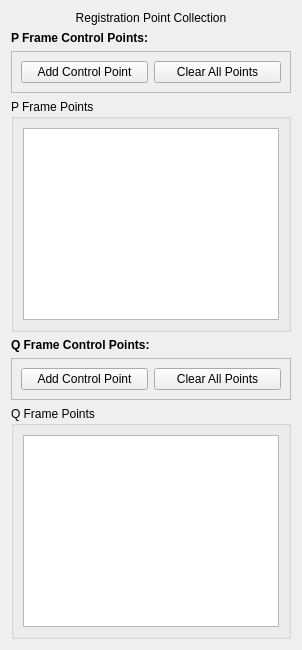
     <widget class="QWidget" name="registrationTab">
      <attribute name="title">
       <string>Registration</string>
      </attribute>
      <layout class="QVBoxLayout" name="verticalLayout_11">
       <item>
        <widget class="QLabel" name="registrationLabel">
         <property name="text">
          <string>Registration Point Collection</string>
         </property>
         <property name="alignment">
          <set>Qt::AlignCenter</set>
         </property>
        </widget>
       </item>
       <item>
        <widget class="QLabel" name="pFrameLabel">
         <property name="text">
          <string>P Frame Control Points:</string>
         </property>
         <property name="alignment">
          <set>Qt::AlignLeft</set>
         </property>
         <property name="font">
          <font>
           <weight>75</weight>
           <bold>true</bold>
          </font>
         </property>
        </widget>
       </item>
       <item>
        <widget class="QFrame" name="pFrameButtonFrame">
         <property name="frameShape">
          <enum>QFrame::StyledPanel</enum>
         </property>
         <property name="frameShadow">
          <enum>QFrame::Raised</enum>
         </property>
         <layout class="QHBoxLayout" name="horizontalLayout_17">
          <item>
           <widget class="QPushButton" name="addControlPointButtonPFrame">
            <property name="text">
             <string>Add Control Point</string>
            </property>
            <property name="toolTip">
             <string>Add the current robot position as a P frame registration control point</string>
            </property>
           </widget>
          </item>
          <item>
           <widget class="QPushButton" name="clearControlPointsButtonPFrame">
            <property name="text">
             <string>Clear All Points</string>
            </property>
            <property name="toolTip">
             <string>Remove all control points from the P frame registration fiducial list</string>
            </property>
           </widget>
          </item>
         </layout>
        </widget>
       </item>
       <item>
        <widget class="QGroupBox" name="pFrameControlPointsGroupBox">
         <property name="title">
          <string>P Frame Points</string>
         </property>
         <layout class="QVBoxLayout" name="verticalLayout_12">
          <item>
           <widget class="QTextEdit" name="pFrameControlPointsListText">
            <property name="readOnly">
             <bool>true</bool>
            </property>
            <property name="font">
             <font>
              <family>Courier</family>
             </font>
            </property>
            <property name="maximumHeight">
             <number>100</number>
            </property>
           </widget>
          </item>
         </layout>
        </widget>
       </item>
       <item>
        <widget class="QLabel" name="qFrameLabel">
         <property name="text">
          <string>Q Frame Control Points:</string>
         </property>
         <property name="alignment">
          <set>Qt::AlignLeft</set>
         </property>
         <property name="font">
          <font>
           <weight>75</weight>
           <bold>true</bold>
          </font>
         </property>
        </widget>
       </item>
       <item>
        <widget class="QFrame" name="qFrameButtonFrame">
         <property name="frameShape">
          <enum>QFrame::StyledPanel</enum>
         </property>
         <property name="frameShadow">
          <enum>QFrame::Raised</enum>
         </property>
         <layout class="QHBoxLayout" name="horizontalLayout_18">
          <item>
           <widget class="QPushButton" name="addControlPointButtonQFrame">
            <property name="text">
             <string>Add Control Point</string>
            </property>
            <property name="toolTip">
             <string>Add the current robot position as a Q frame registration control point</string>
            </property>
           </widget>
          </item>
          <item>
           <widget class="QPushButton" name="clearControlPointsButtonQFrame">
            <property name="text">
             <string>Clear All Points</string>
            </property>
            <property name="toolTip">
             <string>Remove all control points from the Q frame registration fiducial list</string>
            </property>
           </widget>
          </item>
         </layout>
        </widget>
       </item>
       <item>
        <widget class="QGroupBox" name="qFrameControlPointsGroupBox">
         <property name="title">
          <string>Q Frame Points</string>
         </property>
         <layout class="QVBoxLayout" name="verticalLayout_13">
          <item>
           <widget class="QTextEdit" name="qFrameControlPointsListText">
            <property name="readOnly">
             <bool>true</bool>
            </property>
            <property name="font">
             <font>
              <family>Courier</family>
             </font>
            </property>
            <property name="maximumHeight">
             <number>100</number>
            </property>
           </widget>
          </item>
         </layout>
        </widget>
       </item>
      </layout>
     </widget>
